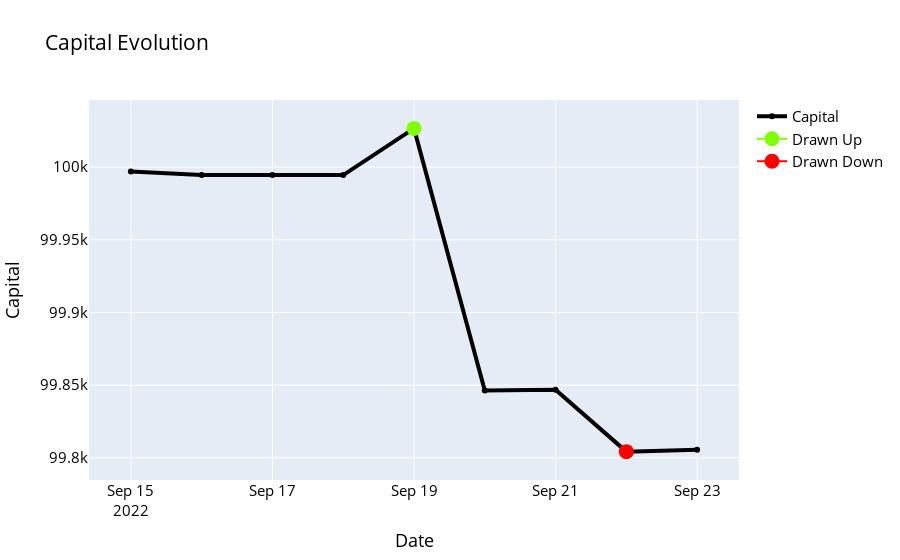

Notebook code cell kept with this figure:
### Code cell
# Grafica evolucion de capital, CCC
vs.plot_DDC_DUC(dt.evo_c_c)

### Figure 1 — Plotly figure (JSON) as saved in the notebook; plotly's stock layout.template omitted (floating-point values rounded to 4 significant figures)
{"data": [{"line": {"color": "black", "width": 4}, "name": "Capital", "type": "scatter", "x": ["2022-09-15", "2022-09-16", "2022-09-17", "2022-09-18", "2022-09-19", "2022-09-20", "2022-09-21", "2022-09-22", "2022-09-23"], "y": [100000.0, 99990.0, 99990.0, 99990.0, 100000.0, 99850.0, 99850.0, 99800.0, 99810.0]}, {"marker": {"color": "chartreuse", "size": 15}, "name": "Drawn Up", "type": "scatter", "x": ["2022-09-15", "2022-09-16", "2022-09-17", "2022-09-18", "2022-09-19", "2022-09-20", "2022-09-21", "2022-09-22", "2022-09-23"], "y": [null, null, null, null, 100000.0, null, null, null, null]}, {"marker": {"color": "red", "size": 15}, "name": "Drawn Down", "type": "scatter", "x": ["2022-09-15", "2022-09-16", "2022-09-17", "2022-09-18", "2022-09-19", "2022-09-20", "2022-09-21", "2022-09-22", "2022-09-23"], "y": [null, null, null, null, null, null, null, 99800.0, null]}], "layout": {"font": {"color": "black", "size": 15}, "title": {"text": "Capital Evolution"}, "xaxis": {"title": {"text": "Date"}}, "yaxis": {"title": {"text": "Capital"}}}}
